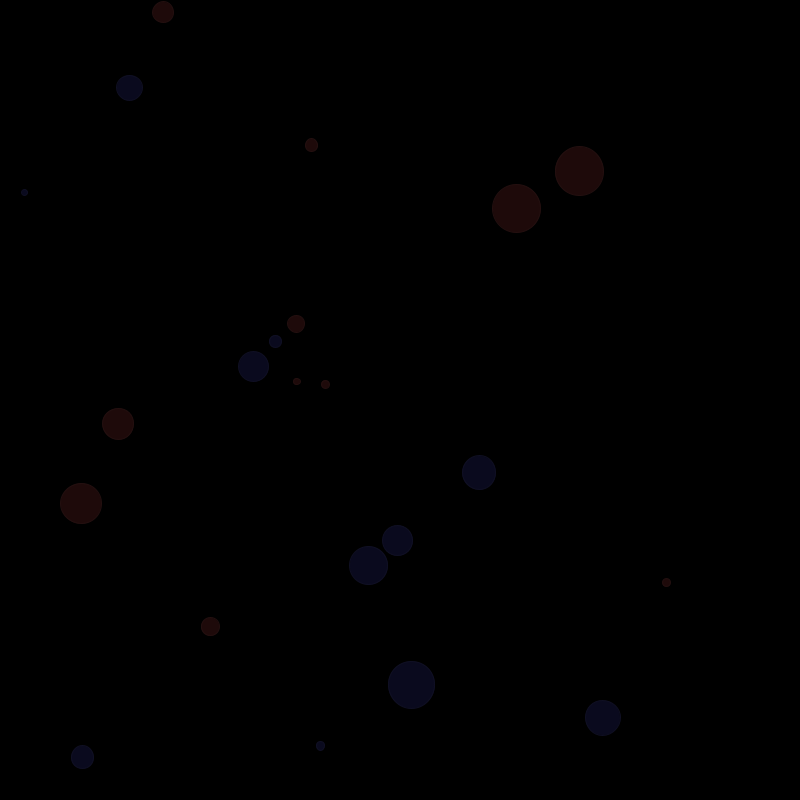
Frame 1 (no input)
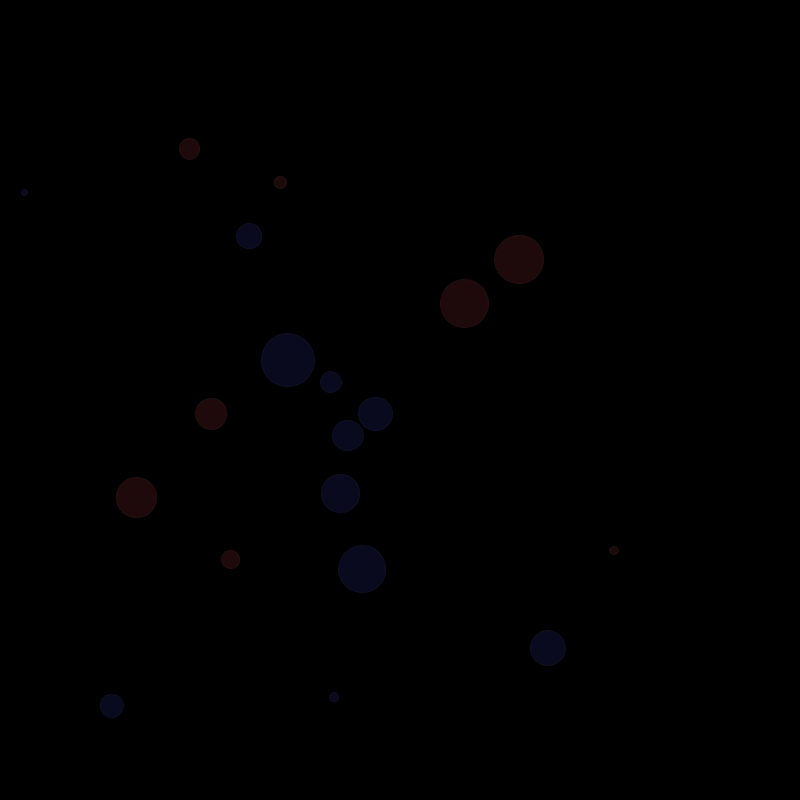
Frame 60 (the mouse pressed at the canvas centre just before this capture)
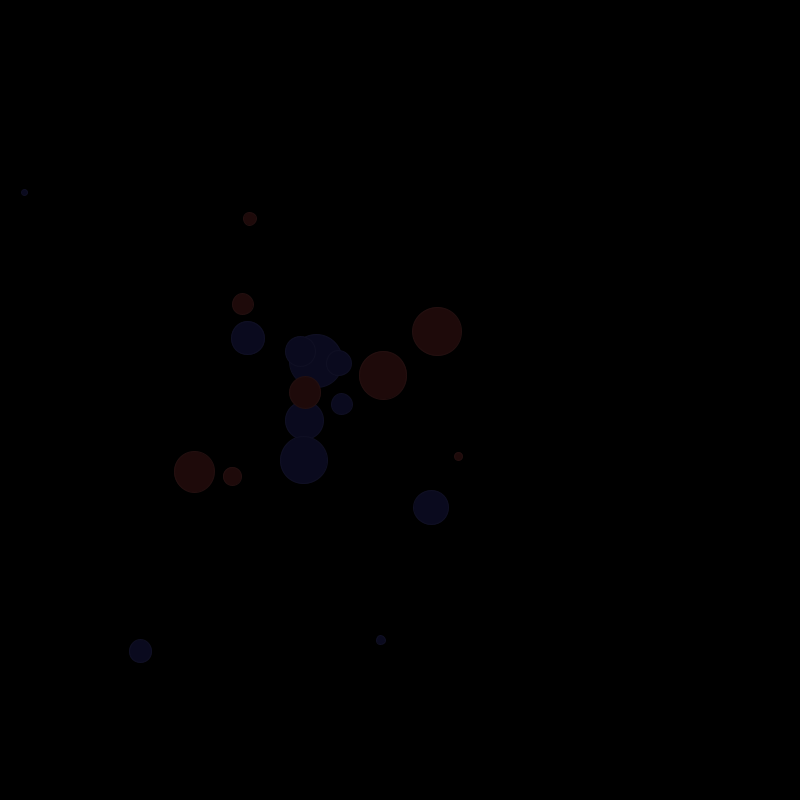
Frame 120 (the mouse held since frame 60 and released just before this capture)

The Processing sketch that drew these frames (run headless with seeded random() and noise(); from frame 60 on, the mouse is pressed at the canvas centre):

// Processing sketch: Portfolio_5_Steering_Behaviour_V2
// ── Portfolio_5_Steering_Behaviour_V2.pde
/**Portfolio 5 Exercise
By Alexander Keidel, 22397868 created on 03.10.16
last edited 04.10.16
Version 2: red and blue agents seek smaller agents of the other colour, trying to absorb them.
Reset the simulation by pressing R.
*/
import java.util.Iterator;

ArrayList<MyVehicle> blues;
ArrayList<MyVehicle> reds;
char state;
int timeCounter = 0; //time counter used to spawn new vehicles
//Setup method, initally called to set up all the things needed for this example
void setup(){
  size(800, 800); //800 by 800 pixel window
  frameRate(60); //60 frames per second (fps)
  background(0); //set background colour
  reds = new ArrayList<MyVehicle>(); //initialise the array list
  blues = new ArrayList<MyVehicle>();
  //add a number of random new MyVehicles to the mix
  for(int i = 0; i < 10; i++){
    addNewRandomVehicle('r'); //add new red vehicle
    addNewRandomVehicle('b'); //add new blue vehicle
  }
  
  //V1 Code
  //for(int i = 0; i < 50; i++){
  //   vs.add(new MyVehicle(random(0, 800), random(0, 800), random(5, 15), random(1.0, 10.0), random(0.001, 0.1))); 
  //}
}

//add a new random vehicle with radom values, depending on the type (red or blue)
void addNewRandomVehicle(char type){
    switch(type){
       case 'b': //blue
       blues.add(new MyVehicle(type, random(0,800), random(0,800), random(5, 50), random(1.0, 5.0), random(0.001, 0.1)));
       break;
       
       case 'r': //red
       reds.add(new MyVehicle(type, random(0,800), random(0,800), random(5, 50), random(1.0, 5.0), random(0.001, 0.1)));
       break;
    } 
}

//called every frame
void draw(){
  background(0); //draw background
  if(timeCounter % 120 == 0){//every 2 seconds, based on 60 frames per second
    //add a new random MyVehicles to the mix
    addNewRandomVehicle('r');
    addNewRandomVehicle('b');
  }
  //iterators for both blue and red MyVehicles
  Iterator<MyVehicle> blueItr = blues.iterator();
  Iterator<MyVehicle> redItr = reds.iterator();
  
  //check which target to see, or whether to absorb a target
  while(blueItr.hasNext()){
    MyVehicle blueTmp = (MyVehicle) blueItr.next();
    redItr = reds.iterator();
    while(redItr.hasNext()){
      MyVehicle redTmp = (MyVehicle) redItr.next();
      if(blueTmp.size > redTmp.size){ //the blue one is bigger
        PVector dist = PVector.sub(redTmp.location, blueTmp.location); //distance from blue to red
        if(dist.mag() < blueTmp.size / 2){ //close enough to absorb
          blueTmp.size += redTmp.size;
          redItr.remove(); //remove the red vehicle
          continue;
        } else {
        blueTmp.seekTarget(redTmp.location); //seek it out
        continue;
        }
      }
    }
  }
  
  blueItr = blues.iterator(); //reset iterator
  redItr = reds.iterator(); //reset iterator
  //same for red now!
   while(redItr.hasNext()){
    MyVehicle redTmp = (MyVehicle) redItr.next();
    blueItr = blues.iterator(); //reset iterator
    while(blueItr.hasNext()){
      MyVehicle blueTmp = (MyVehicle) blueItr.next();
      if(redTmp.size > blueTmp.size){ //the blue one is bigger
        PVector dist = PVector.sub(blueTmp.location, redTmp.location); //distance from blue to red
        if(dist.mag() < redTmp.size / 2){ //close enough to absorb
          redTmp.size += blueTmp.size;
          blueItr.remove(); //remove the red vehicle
          continue;
        } else {
        redTmp.seekTarget(blueTmp.location); //seek it out
        continue;
        }
      }
    }
  }
  
  for(int i = 0; i < blues.size(); i++){
    blues.get(i).drawMe();
  }
  
  for(int i = 0; i < reds.size(); i++){
    reds.get(i).drawMe(); 
  }
  
  //OLD CODE, do not use
  ////for each red and each blue vehicle, find a smaller one of the other type
  //for(int i = 0; i < reds.size(); i++){
  //  for(int j = 0; j < blues.size(); j++){
  //    if(reds.get(i).size > blues.get(j).size){ //if the red one is bigger than the blue one
  //      PVector dist = PVector.sub(reds.get(i).location, blues.get(j).location);
  //      if(dist.mag() <= 1.0){ //the distance between the two is very small
  //        //absorb the blue one
  //        reds.get(i).size += blues.get(j).size;
  //        blues.remove(j); //remove the blue one off the list
  //        continue;
  //      } else { //otherwise seek it out
  //      reds.get(i).seekTarget(blues.get(j).location);
  //      reds.get(i).drawMe();
  //      continue;
  //      }
  //    }
  //  }
  //}
  
  //for(int i = 0; i < blues.size(); i++){
  //  for(int j = 0; j < reds.size(); j++){
  //    if(blues.get(i).size > reds.get(j).size){ //if the red one is bigger than the blue one
  //      PVector dist = PVector.sub(blues.get(i).location, reds.get(j).location);
  //      if(dist.mag() <= 1.0){ //the distance between the two is very small
  //        //absorb the blue one
  //        blues.get(i).size += reds.get(j).size;
  //        reds.remove(j); //remove the blue one off the list
  //      } else { //otherwise seek it out
  //      blues.get(i).seekTarget(reds.get(j).location); //seek the blue one
  //      blues.get(i).drawMe();
  //      continue;
  //      }
  //    }
  //  }
  //}
  
  //V1 Code
  //PVector mouseVec = new PVector(mouseX, mouseY);
  //println(mouseVec.x + " " + mouseVec.y);
  //Iterator<MyVehicle> itr = vs.iterator();
  //while(itr.hasNext()){
  //  MyVehicle tmp = (MyVehicle) itr.next();
  //  tmp.seekTarget(mouseVec);
  //  tmp.drawMe();
  //}
  //fill(15, 50, 15);
  //stroke(25, 65, 25);
  //ellipse(mouseX, mouseY, 10, 10);
  timeCounter++; //increment the timeCounter
}

void keyPressed(){
  //reset the simulation
  if(key == 'r'){
    reds.clear();
    blues.clear();
    for(int i = 0; i < 10; i++){
       addNewRandomVehicle('r');
       addNewRandomVehicle('b');
    }
  }
}
// ── MyVehicle.pde
/**Portfolio 5 Exercise
By Alexander Keidel, 22397868 created on 03.10.16
last edited 03.10.16
*/

//custom vehicle class
class MyVehicle{
  PVector location; //location of the vehicle
  PVector velocity; //velocity or force of the vehicle
  PVector acceleration; // acceleration of the vehicle
  float size = 5.0; //size of the vehicle
  float maxSpeed = 4.0; //maximum forward speed values
  float maxSteering = 0.1; //maximum steering speed
  char type;
  color myCol;
  final color BLUE_FILL = color(10, 10, 30);
  final color BLUE_STROKE = color(15, 15, 35);
  final color RED_FILL = color(30, 10, 10);
  final color RED_STROKE = color(35, 15, 15);

  //constructor passing x and y values for location
  MyVehicle(float x, float y){
    location = new PVector(x, y);
    velocity = new PVector(0, 0);
    acceleration = new PVector(0, 0);
  }
  
  //constructor using x y location, size, maxSpeed and maxSteering values
  MyVehicle(float x, float y, float size, float maxSpeed, float maxSteering){
    location = new PVector(x, y);
    velocity = new PVector(0, 0);
    acceleration = new PVector(0, 0);
    this.size = size;
    this.maxSpeed = maxSpeed;
    this.maxSteering = maxSteering;
  }
    //constructor using x y location, size, maxSpeed and maxSteering values
  MyVehicle(char type, float x, float y, float size, float maxSpeed, float maxSteering){
    this.type = type;
    location = new PVector(x, y);
    velocity = new PVector(0, 0);
    acceleration = new PVector(0, 0);
    this.size = size;
    this.maxSpeed = maxSpeed;
    this.maxSteering = maxSteering;
  }
  
  //constructor using a PVector
  MyVehicle(PVector location){
    this.location.set(location);
    velocity = new PVector(0, -2);
    acceleration = new PVector(0, 0);
  }
  
  //seeking function, incorporating the maximum steering speed and maximum movment speed
  void seekTarget(PVector target){
    PVector desired = PVector.sub(target, location); //vector of the distance between the location and the target
    desired.normalize(); //normalise the vector
    desired.mult(maxSpeed); //multiply by the maximum forward speed
    PVector steering = PVector.sub(desired, velocity); //vector of the distance between the desired location and the current velocity
    steering.limit(maxSteering); //limit the value to the maximum steering speed
    addAcceleration(steering); //add the steering value to the acceleration
  }
  
  void addAcceleration(PVector acc){
    acceleration.add(acc);
  }
  
  //apply force to this vehicle using a vector
  void applyForce(PVector force){
    velocity.add(force);
  }

//V1 Code
  //void drawMe(){
  //   velocity.add(acceleration); //add acceleration
  //   velocity.limit(maxSpeed); //limit to maximum speed
  //   location.add(velocity); //apply new location
  //   acceleration = new PVector(0,0); //reset acceleration
  //   fill(25);
  //   stroke(50);
  //   ellipse(location.x, location.y, size, size);
  //}
  
  //draw the agent by first adding the acceleration to the velocity, which is added to its location. The location provides the x and y coordinate for the ellipse to be drawn.
  void drawMe(){
     velocity.add(acceleration); //add acceleration
     velocity.limit(maxSpeed); //limit to maximum speed
     location.add(velocity); //apply new location
     acceleration = new PVector(0,0); //reset acceleration
     switch(type){
        case 'b': //blue
        fill(BLUE_FILL);
        stroke(BLUE_STROKE);
        break;
        
        case 'r': //red
        fill(RED_FILL);
        stroke(RED_STROKE);
        break;
     }
     if(location.x > 800) location.x = 0;
     if(location.x < 0) location.x = 800;
     if(location.y > 800) location.y = 0;
     if(location.y < 0) location.y = 800;
     
     ellipse(location.x, location.y, size, size);
  }
}
